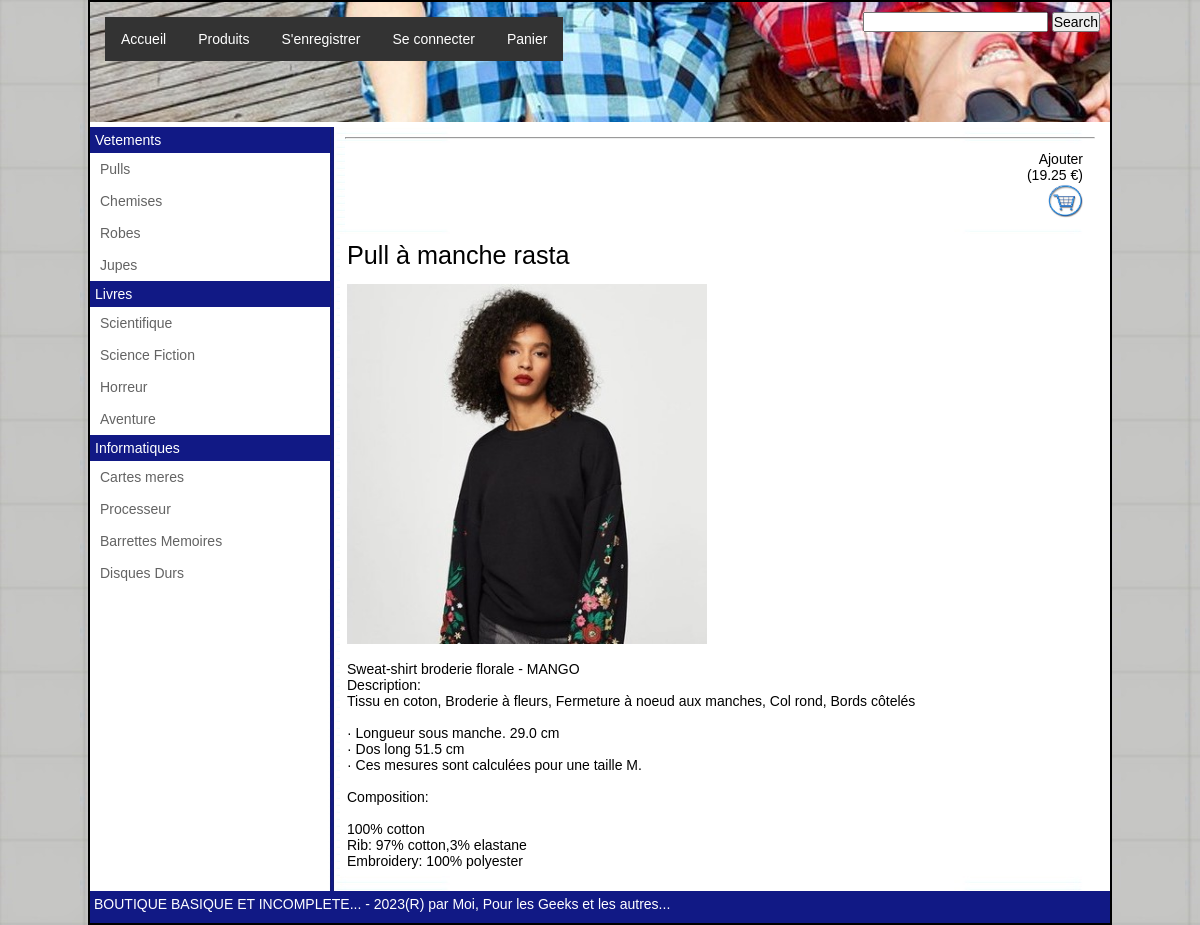
Page /index.php?idart=1 on the committed database.
### tables this page shows
CREATE TABLE `sous_categories` (
  `idsscategorie` int(11) NOT NULL,
  `nomsscategorie` varchar(48) NOT NULL,
  `idcategorieparent` int(11) NOT NULL
);

CREATE TABLE `produits` (
  `idArticle` int(11) NOT NULL,
  `nomArticle` varchar(64) DEFAULT NULL,
  `idSscategorie` int(11) DEFAULT NULL,
  `photoArticle` varchar(127) DEFAULT NULL,
  `descArticle` longtext,
  `prixArticle` decimal(5,2) DEFAULT NULL
);

### controllers/ctrl_main.php (called while the page is built, shortened)
<?php
require_once ("tools/config.php");
require_once ("tools/multiload.php");
$id_ssCat=0;
$id_Art=0;
if (isset($_GET['idsscat'])) {
    if(!empty($_GET["idsscat"])){
        $id_ssCat = protect_montexte($_GET["idsscat"]);
    }
    if( $id_ssCat <> 0){
        $modArticles = new ModArticles();
        $articles = $modArticles->getArticlesofSsCat($id_ssCat);
        $str_inc = "views/view_detailsCategorie.php";
    }
} else if (isset($_GET['idart'])) {
    if(!empty($_GET["idart"])){
        $id_Art = protect_montexte($_GET["idart"]);
    }
    if( $id_Art <> 0){
        $modArticles = new ModArticles();
        $article = $modArticles->getArticle($id_Art);
    }
} else if(isset($txtSearch) && !empty($txtSearch)){
    $str_inc ="resultSearch.php";
} else if(isset($_GET['all'])){
    $modArticles = new ModArticles();
    $allArticles = $modArticles->getAllArticles();
    $str_inc ="views/view_afficherall.php";
} else if(isset($_GET['act'])){
    $str_inc ="views/view_afficherpanier.php";
}else {
    $str_inc ="views/view_bienvenue.html";
}
require_once ("views/view_index.php");

### index.php (called while the page is built)
<?php
require_once ("controllers/ctrl_main.php");

### tools/multiload.php (called while the page is built, shortened)
<?php
spl_autoload_register(function ($className) {
    $dirs = ['models','tools'];
    try {
        foreach ($dirs as $dir) {
            $f = "$dir/$className.php";
            if (file_exists($f)) {
                $err = false;
                break;
            }
        }
    } catch (Exception $e) {
        echo "erreur : " . $e->getMessage();
        die();
    }
});

### models/modcategories.php (called while the page is built)
<?php
class ModCategories implements Conn_db
{
    private $conn;
    public function __construct()
    {
        try {
            $dsn = "mysql:host=localhost;dbname=".self::C_dbname;
            $this->conn = new PDO($dsn, self::C_dbuser, self::C_dbpass, array(PDO::ATTR_ERRMODE => PDO::ERRMODE_EXCEPTION));
        } catch (PDOException $p) {
            die('Erreur de connexion. Err : ' . $p->getMessage());
        }
    }
    public function getAllcategories()
    {
        $query = "SELECT * FROM categories";
        $res = $this->conn->query($query);
        return $res;
    }
    public function getSousCategories($id)
    {
        $query = "SELECT * FROM sous_categories where idcategorieparent = :idcat";
        $stmt = $this->conn->prepare($query);
        $stmt->bindParam(':idcat', $id, PDO::PARAM_INT);
        $stmt->execute();
        return $stmt;
    }
}

### models/modleftmenu.php (called while the page is built)
<?php
class ModLeftMenu
{
    public function buildLeftMenu()
    {
        $cat = new ModCategories();
        $qry_result = $cat->getAllcategories();
        $res = [];
        while ($row = $qry_result->fetch(PDO::FETCH_ASSOC)) {
            $res[$row['nomcategorie']] = [];
            $ssres = $cat->getSousCategories($row['idcategorie']);
            while($row_Ss = $ssres->fetch(PDO::FETCH_ASSOC)){
                array_push($res[$row['nomcategorie']], [$row_Ss['idsscategorie'],$row_Ss['nomsscategorie']]);
            }
        }
        return  $res;
    }
}

### models/modarticles.php (called while the page is built, shortened)
<?php
class ModArticles implements Conn_db
{
    private $conn;
    public function __construct()
    {
        try {
            $dsn = "mysql:host=localhost;dbname=".self::C_dbname;
            $this->conn = new PDO($dsn, self::C_dbuser, self::C_dbpass, array(PDO::ATTR_ERRMODE => PDO::ERRMODE_EXCEPTION));
        } catch (PDOException $p) {
            die('Erreur de connexion. Err : ' . $p->getMessage());
        }
    }
    function getArticle($idArt){
        $query = "SELECT * FROM produits where idarticle = :idart";
        $stmt = $this->conn->prepare($query);
        $stmt->bindParam(':idart', $idArt, PDO::PARAM_INT);
        $stmt->execute();
        return $stmt;
    }
}

### tools/config.php (called while the page is built, shortened)
<?php
function protect_montexte($montexte) {
    $montexte = trim($montexte);
    $montexte = stripslashes($montexte);
    $montexte = htmlspecialchars($montexte);
    return $montexte;
}

### views/view_article.php (the view)
<?php
$return_string="";
if($article->rowCount() > 0 ){
    while($row = $article->fetch(PDO::FETCH_ASSOC)) {
        $return_string .= '<hr><p class="ajoutpanier">Ajouter<br>('.$row['prixArticle'].' €)<br>';
        $return_string .= '<a href="miscs/ajoutpanier.php?idart='.$row['idArticle'].'"><img src="assets/img/panier.jpg" width=36 height=36></a>';
        $return_string .= '<br></p>'."\n";
        $return_string .= '<p class="titrearticle">'.utf8_encode($row['nomArticle']).'</p>'  .  "\n";
        $return_string .= '<p><img src="'.$row['photoArticle'].'" alt="'. $row['nomArticle'] .'" width=360 height=360></p>'."\n";
        $return_string .= '<p>'.utf8_encode($row['descArticle']).'</p>';
    }
}else {
    $return_string .= '<h1>Article introuvable ...</h1>';
}
echo $return_string;

### views/view_left_menu.php
<?php
$menu_string = '<ul>';
foreach ($resLeftMenu as $catM => $SsCats) {
    $menu_string  .= '<li class="licategorie">' . $catM . '</li>';
    foreach ($SsCats as $SsCatName) {
        $menu_string .= '<li class="lisscategorie">';
        $menu_string .= '<a href="index.php?idsscat=' . $SsCatName[0] . '">' . $SsCatName[1] . '</a>';
        $menu_string .= '</li>';
    }
}
$menu_string .= '</ul>';
echo $menu_string;

### assets/css/index.css (style rules this page uses)
*,html { padding : 0px; margin : 0px; font-family: Arial, Helvetica, sans-serif; font-size: 14px; box-sizing: border-box; }
body { background-image: url("../img/bgBazar.jpg"); background-repeat: both; }
#contentblock a { text-decoration: none; }
#contentblock p { background-color: white; text-justify: auto; color:#000000; padding: 7px; }
.licategorie { background-color: #111985; color: white; padding: 5px; }
#leftmenu ul { list-style-type: none; margin: 0; padding: 0; }
#leftmenu li a { color: rgb(99, 99, 99); text-decoration: none; white-space: nowrap; display: block; padding: 8px 10px ; }
.titrearticle { font-size: 1.8em; }
.ajoutpanier { background-color: rgb(100, 180, 240); padding: 5px; margin: 5px; border: 0px; text-align: right; }

### rows in the picture
sous_categories: nomsscategorie "Pulls"
sous_categories: nomsscategorie "Chemises"
sous_categories: nomsscategorie "Robes"
sous_categories: nomsscategorie "Jupes"
sous_categories: nomsscategorie "Scientifique"
sous_categories: nomsscategorie "Science Fiction"
sous_categories: nomsscategorie "Horreur"
sous_categories: nomsscategorie "Aventure"
sous_categories: nomsscategorie "Cartes meres"
sous_categories: nomsscategorie "Processeur"
sous_categories: nomsscategorie "Barrettes Memoires"
sous_categories: nomsscategorie "Disques Durs"
produits: prixArticle "19.25", nomArticle "Pull à manche rasta", photoArticle (picture), descArticle "Sweat-shirt broderie florale - MANGO Description: Tissu en coton, Broderie à fleurs, Fermeture à noeud aux manches, Col rond, Bords côtelés · Longueur sous manche. 29.0 cm · Dos long 51.5 cm · Ces mesures sont calculées pour une taille M. Composition: 100% cotton Rib: 97% cotton,3% elastane Embroidery: 100% polyester"

### other values in the picture
$catM "Vetements"
$catM "Livres"
$catM "Informatiques"
$sitetitle "BOUTIQUE BASIQUE ET INCOMPLETE..."
$siteslogan "Pour les Geeks et les autres..."
